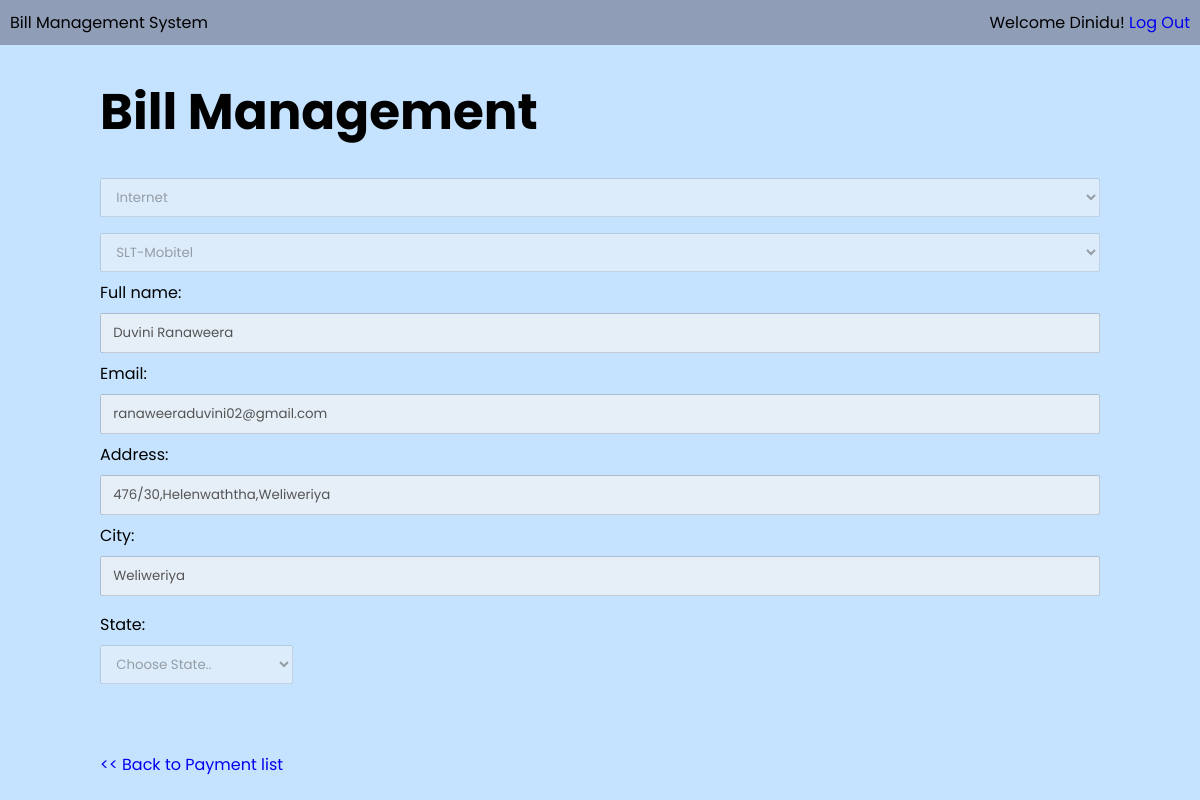
Screenshot of /html/modify-bill.php?Bills_no=BNo_0000000003 (signed in) with the database file from the repository.
### tables this page shows
CREATE TABLE `mobilepayment` (
  `Bill_no` varchar(100) NOT NULL,
  `Bill_ID` int(6) NOT NULL,
  `Ful_Name` varchar(200) DEFAULT NULL,
  `Email` varchar(200) DEFAULT NULL,
  `Bill_Type` varchar(200) DEFAULT NULL,
  `addresss` varchar(100) DEFAULT NULL,
  `states` varchar(100) DEFAULT NULL,
  `city` varchar(100) DEFAULT NULL,
  `UserID` varchar(100) DEFAULT NULL
);

### html/modify-bill.php (the view, shortened to what this page needs)
<?php require_once('/Applications/XAMPP/xamppfiles/htdocs/ums/php/connection.php'); ?>
<?php
$b_type = '';
$name = '';
$email = '';
if(isset($_GET['Bills_no'])){
    $Billno = mysqli_real_escape_string($connection, $_GET['Bills_no']);
    $query = "SELECT * FROM mobilepayment WHERE Bill_no ='$Billno' LIMIT 1";
    $result_set = mysqli_query($connection, $query);
    if (!$result_set) {
        echo "Error: " . mysqli_error($connection);
    } else {
        if (mysqli_num_rows($result_set) == 1) {
            $result = mysqli_fetch_assoc($result_set);
            $b_type = $result['Bill_Type'];
            $name = $result['Ful_Name'];
            $email = $result['Email'];
            $address=$result['addresss'];
            $city=$result['city'];
        } else {
            header('Location: Bills.php?err=user_not_found');
            exit();
        }
    }
}
?>
<!DOCTYPE html>
<html lang="eng">
<head>
    <link rel="stylesheet" href="../css/Bills.css">
    <link rel="stylesheet" href="../css/mobile payement.css">
</head>
<body class="ums">
<div class="Bill_ums">
    <div class="appname">Bill Management System</div>
    <div class="Loggedin">Welcome <?php echo $_SESSION ['sfirst_name'];?>! <a href="logout.php">Log Out</a></div>
</div>
<main>
    <h1>Bill Management</h1>
    <table class="masterlist">
        <form action="modify-bill.php" method="POST">
            <select name="b_type" disabled>
                <option <?php if ($b_type == 'Internet') echo 'selected'; ?>>Internet</option>
            </select>
            <select name="service_provider" disabled>
                <option>SLT-Mobitel</option>
            </select>
            <br>
            <input type="text" name="name" placeholder="Enter name" value="<?php echo $name; ?>"disabled>
            <input type="text" name="email" placeholder="Enter email" value="<?php echo $email; ?>"disabled>
            <input type="text" name="address" placeholder="Enter address" value="<?php echo $address; ?>"disabled>
            <input type="text" name="city" placeholder="Enter City" value="<?php echo $city; ?>"disabled>
            <div id="zip">
                <label>
                    State:
                    <select name="state" disabled>
                        <option>Choose State..</option>
                    </select>
                </label>
            </div>
            <span><a href="Bills.php">   << Back to Payment list</a></span>
        </form>
    </table>
</main>
</body>
</html>

### css/Bills.css (style rules this page uses)
* { margin: 0; }
a { text-decoration: none; }
.Bill_ums { background: #909DB6; overflow: auto; padding: 10px; }
.appname { float:left; }
.Loggedin { float:right; }
.ums { background: #c5e3ff; font-size: 16px; }
main { width: 1000px; margin: 30px auto; }
main h1 { margin-bottom: 20px; font-size: 50px; }
table.masterlist { width: 100%; border-collapse: collapse; }

### css/mobile payement.css (style rules this page uses)
* { margin: 0; padding: 0; box-sizing: border-box; font-family: 'Poppins',sans-serif; }
body { background: #c5e3ff; min-height: 100vh; overflow-x:hidden; }
form { padding: 1rem; height: 900px; }
input[type="text"] { width: 100%; padding: 0.5rem 0.7rem; margin: 0.5rem 0; outline: none; }
select { width: 100%; padding: 0.5rem 0.7rem; margin: 0.5rem 0; outline: none; }
#zip { display: flex; margin-top: 0.5rem; margin-bottom: 60px; }
#zip select { padding: 0.5rem 0.7rem; }

### rows the page displays
mobilepayment: b_type "Internet", name "Duvini Ranaweera", email "ranaweeraduvini02@gmail.com", address "476/30,Helenwaththa,Weliweriya", city "Weliweriya"

### other values shown
$_SESSION ['sfirst_name'] "Dinidu"
